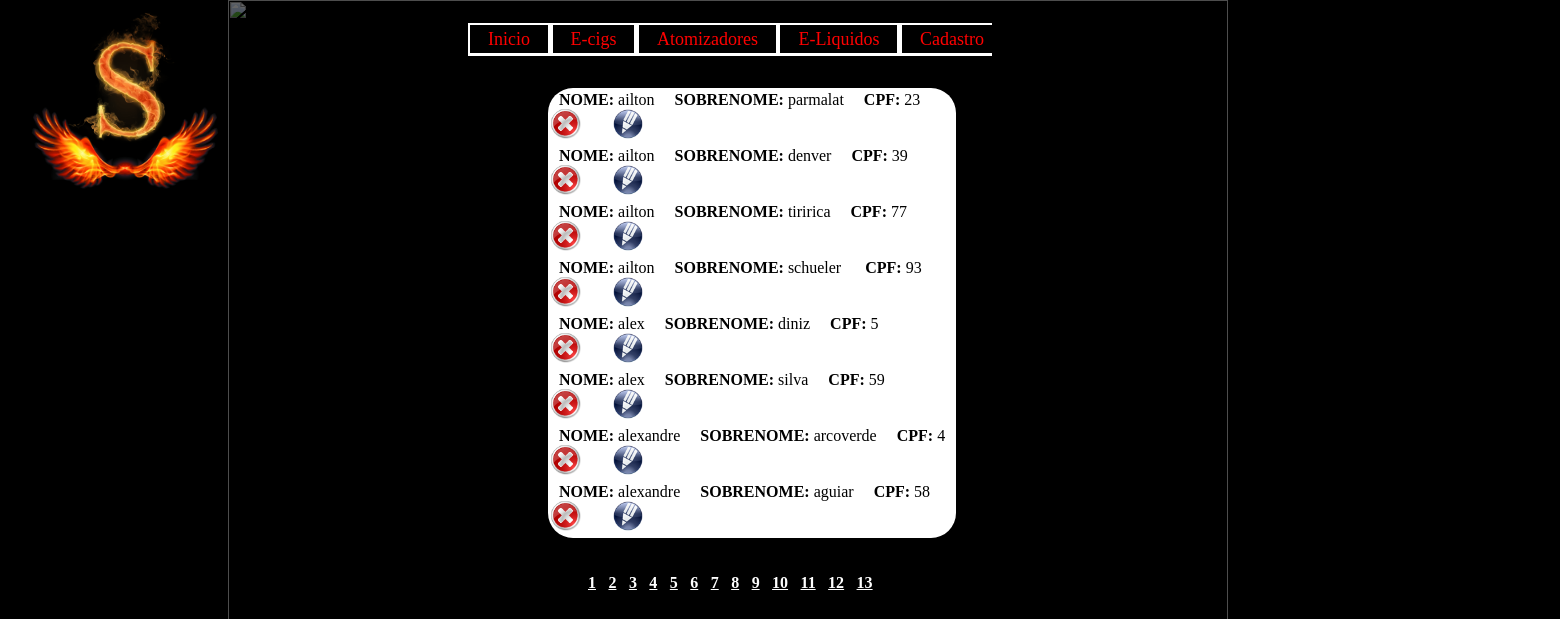
Page /todos.php (signed in) on the committed database.
### tables this page shows
CREATE TABLE `cadastro` (
   `nome` varchar(100),
   `sobrenome` varchar(100),
   `cpf` int(11) not null auto_increment,
   `telefone` int(15),
   `email` varchar(50),
   `endereco` varchar(200),
   `cep` int(15),
   `cidade` varchar(30),
   `estado` varchar(2),
   `pedido` varchar(300),
   PRIMARY KEY (`cpf`)
);

### todos.php (the view, shortened to what this page needs)
<html >
<head>
	<link rel="stylesheet" type="text/css" href="delcar.css" />
	<form action='#' method="post">
</head>
<body background="black2.gif">
<div id="bg"><img src="fire-5.jpg" width="200">	</div>
<div id="foto1"><img src="S.png" width="110"></div>
<div id="php1">
<?php
	include "conexaoaobanco.php";
	$pag = $_REQUEST['pag'];
	$tamanhopag = 8;
	if($pag<1)
	{
		$ini = 0;
	}
	else
	{
		$ini = ($pag - 1) * $tamanhopag;
	}
	$query="
	SELECT nome, sobrenome, cpf, telefone, email, endereco, cep, cidade, estado, pedido
	FROM cadastro ORDER BY nome ";
	$recordset = mysql_query($query,$conn);
	$registrosTotais = mysql_num_rows($recordset);
	$paginas = $registrosTotais / $tamanhopag;
	if(($registrosTotais % $tamanhopag)>0)
	{
		$paginas = $registrosTotais / $tamanhopag + 1;
	}
	$query="
	SELECT nome, sobrenome, cpf, telefone, email, endereco, cep, cidade, estado, pedido
	FROM cadastro ORDER BY nome LIMIT $ini,$tamanhopag";
	$recordset = mysql_query($query,$conn);
	echo "<table border='0' class= 'branco'>";
	while($registro=mysql_fetch_assoc($recordset))
	{
	$nome = $registro["nome"];
	$sobrenome = $registro["sobrenome"];
	$cpf = $registro["cpf"];
		echo "<tr>
			<td valign='top'><font face='calibri' size='3'>&nbsp;&nbsp;<b>NOME: </b>$nome&nbsp;&nbsp;
				&nbsp;&nbsp;<b>SOBRENOME: </b>$sobrenome&nbsp;&nbsp;
				&nbsp;&nbsp;<b>CPF: </b>$cpf&nbsp;&nbsp;<br>
				<a href='predelcar.php?cpf=$cpf'><img src='botaoapagar.png' ></a>
				&nbsp;&nbsp;&nbsp;&nbsp;&nbsp;&nbsp;
				<a href='formupdate.php?cpf=$cpf'><img src='editar1.png' ></a>
				</font></td>";
	}
		echo "</table>";
echo "<br><br><br><br><br><br><br><br><br><br><br><br><br><br><br><br><br>
	  <br><br><br><br><br><br><br><br><br><br>&nbsp;&nbsp;&nbsp;&nbsp;&nbsp;&nbsp;
	  &nbsp;&nbsp;&nbsp;";
for($k=1;$k<=$paginas;$k++)
{
	print "<a href='todos.php?pag=$k'style='color: white'><b>$k</b></a> ;&nbsp;";
}
?>
</div>
		<div id="menu1">
			<ul>
				<li><a href="canvas.html">Inicio</a></li>
				<li><a href="ecigs page.html">E-cigs</a></li>
				<li><a href="atomizadores.html">Atomizadores</a></li>
				<li><a href="eliquidos.html">E-Liquidos</a></li>
				<li><a href="contato.html">Cadastro</a></li>
			</ul>
		</div>
</body>
</html>

### delcar.css (style rules this page uses)
.branco { position: absolute; background-color: white; z-index: 60000; opacity: 0,85; border-radius: 25px; }
#php1 { position: relative; left:540px; top: 80px; z-index: 50000; border-radius: 15px:; }
#menu1 ul { position: absolute; margin: 0; padding: 0; top: 29px; left: 470px; list-style-type: none; text-align:center; font-size: 18px; z-index:11000; font-family: calibri; }
#menu1 ul li { display: inline; }
#menu1 ul li a { text-decoration: none; padding: .2em 1em; color: red; background-color: black; }
#bg { position: absolute; top: 0px; left:0px; padding-left:25px; padding-top:85px; width: 1000px; height:0px; z-index: 2; }
#foto1 { position: absolute; top: 10px; left:65px; padding-left: 0px; width: 2000px; height:0px; z-index: 15; }

### rows in the picture
cadastro: nome "ailton", sobrenome "parmalat", cpf "23"
cadastro: nome "ailton", sobrenome "denver", cpf "39"
cadastro: nome "ailton", sobrenome "tiririca", cpf "77"
cadastro: nome "ailton", sobrenome "schueler", cpf "93"
cadastro: nome "alex", sobrenome "diniz", cpf "5"
cadastro: nome "alex", sobrenome "silva", cpf "59"
cadastro: nome "alexandre", sobrenome "arcoverde", cpf "4"
cadastro: nome "alexandre", sobrenome "aguiar", cpf "58"
